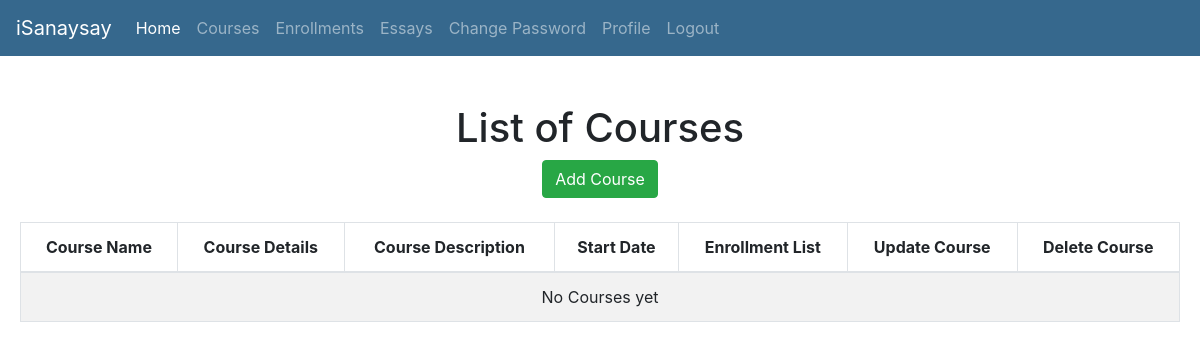
The app's page /isanaysay/view_courses (signed in), older data.
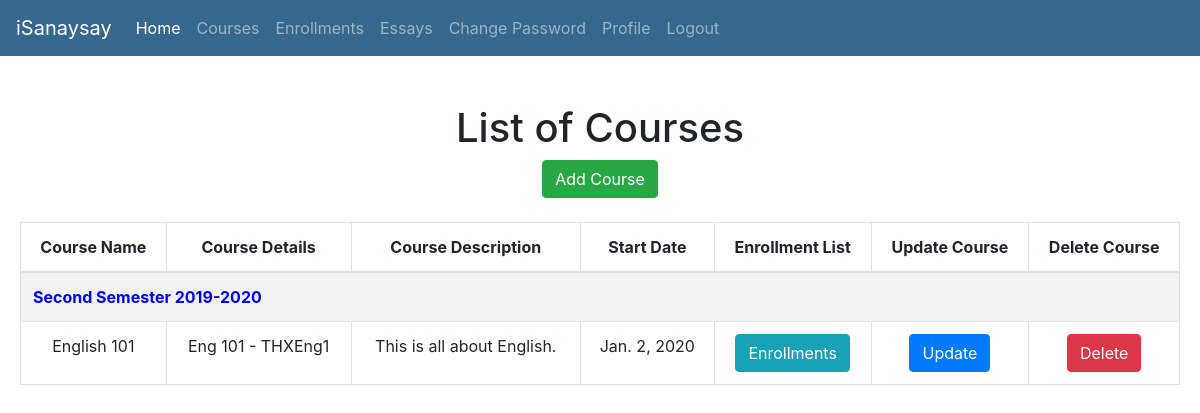
The same page, newer data.
### users/models.py (models this page shows, shortened)
class Assignment(models.Model):
    course = models.ForeignKey(Course, verbose_name="Course", on_delete = models.CASCADE)
    teacher = models.ForeignKey(CustomUser, verbose_name="Teacher", on_delete = models.CASCADE)

class Course(models.Model):
    pass
    semester_Choices = (
        ('A', 'First Semester'),
        ('B', 'Second Semester'),
        ('C', 'Summer'),
    )
    shoolYear_Choices = (
        ('1', '2019-2020'),
        ('2', '2020-2021'),
        ('3', '2021-2022'),
    )
    name = models.CharField(verbose_name="Course Name", max_length=128)
    course_code = models.CharField(verbose_name="Course Code", max_length=128)
    course_description = models.CharField(verbose_name="Course Description", max_length=500)
    course_detail = models.CharField(verbose_name="Course Detail", max_length=100)
    course_semester = models.CharField(max_length=1,choices=semester_Choices, default='A', verbose_name="Semester")
    course_school_year = models.CharField(max_length=1,choices=shoolYear_Choices, default='20', verbose_name="School Year")
    start_date = models.DateField(verbose_name="Course Start Date")
    end_date = models.DateField(verbose_name="Course End Date")

### users/views.py (the view)
def view_courses(request):
    print(request.user.id)
    template = "list_course.html"
    course_school_years = Course.objects.values('course_school_year').annotate(dcount=Count('course_school_year'))
    course_semesters = Course.objects.values('course_semester').annotate(dcount=Count('course_semester'))
    assignments = Assignment.objects.select_related('teacher','course')
    enrollments = Enrollment.objects.all()
    context = {
        'course_school_years': course_school_years,
        'course_semesters': course_semesters,
        'assignments': assignments,
        'enrollments': enrollments,
    }
    return render(request, template, context)

### users/models.py (called while the page is built)
    def __str__(self):
        return self.first_name + " " + self.middle_name + " " + self.last_name

### templates/list_course.html (shortened to what this page needs)
{% extends 'base.html' %}
{% block content %}
	<div id="parent"><div id="child"><br/><br/>
		<h1>List of Courses</h1>
		<a href="{% url 'add-course' %}" class="btn btn-success">Add Course</a> <br /><br />
		<table  class="ui-responsive table table-striped table-bordered">
			<thead>
				<tr>
					<th>Course Name</th>
					<th>Course Details</th>
					<th>Course Description</th>
					<th>Start Date</th>
					<th>Enrollment List</th>
					<th>Update Course</th>
					<th>Delete Course</th>
				</tr>
			</thead>
			<tbody>
    {% for c in course_school_years %}
				{% for course in course_semesters %}
				<tr>
					<td colspan=7 style="color:blue; text-align:left"> <b> {% ifequal course.course_semester "B" %} Second Semester {% endifequal %} {% ifequal c.course_school_year "1" %} 2019-2020 {% endifequal %}</b></td>
				</tr>
				{% for assignment in assignments %}
				{% ifequal course.course_semester assignment.course.course_semester %}
				{% ifequal c.course_school_year assignment.course.course_school_year %}
				<tr>
					<td>{{ assignment.course.name }}</td>
					<td>{{ assignment.course.course_code }} - {{ assignment.course.course_detail }}</td>
					<td>{{ assignment.course.course_description }}</td>
					<td>{{ assignment.course.start_date }}</td>
					<td>
						<button type="button" class="btn btn-info" data-toggle="modal" data-target="#myModal{{ assignment.course.id }}">Enrollments</button>
					</td>
					<td>
						<a href="{% url 'update-course' assignment.course.id %}" class="btn btn-primary">Update</a>
					</td>
					<td>
						<a href="{% url 'delete-course' assignment.course.id %}" class="btn btn-danger">Delete</a>
					</td>
				</tr>
				{% endifequal %}
				{% endifequal %}
				{% endfor %}
			{% endfor %}
				{% empty %}
				<tr>
					<td colspan=7>No Courses yet</td>
				</tr>
		{% endfor %}
			</tbody>
		</table>
	</div></div>
{% endblock %}

Row changes from the older to the newer data that the page shows:
added Assignment: course.name "English 101", course.course_code "Eng 101", course.course_detail "THXEng1", course.course_description "This is all about English.", course.start_date "Jan. 2, 2020"
Text that changed along with them:
new list line: "Second Semester 2019-2020"
text no longer shown: "No Courses yet"
